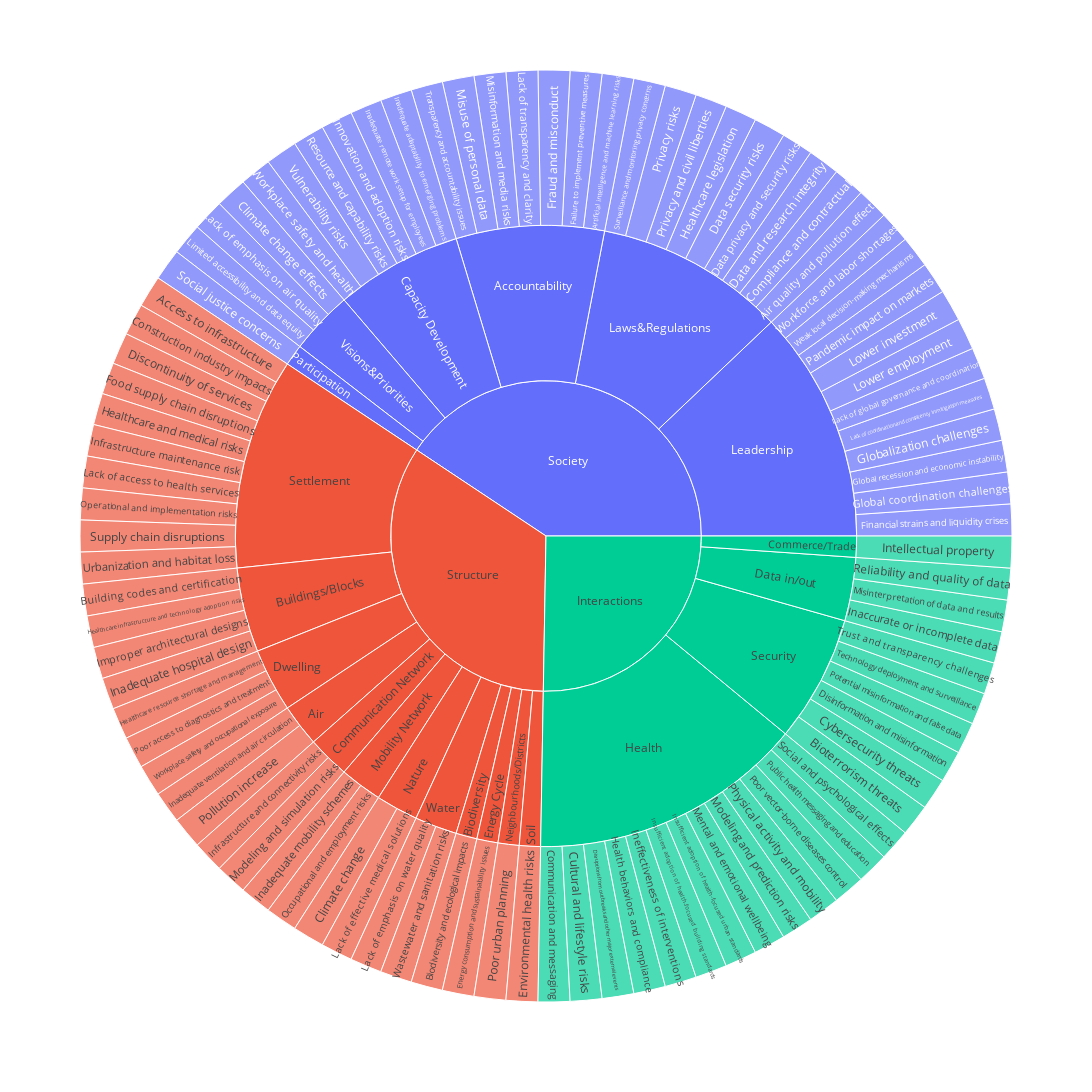

Notebook code cell kept with this figure:
### Code cell
fig = px.sunburst(df, path=['category', 'subcategory','name'], values='value',width=1200, height=1200)
fig.show()

### Figure 1 — Plotly figure (JSON) as saved in the notebook; plotly's stock layout.template omitted (floating-point values rounded to 4 significant figures)
{"data": [{"branchvalues": "total", "domain": {"x": [0, 1], "y": [0, 1]}, "hovertemplate": "labels=%{label}<br>value=%{value}<br>parent=%{parent}<br>id=%{id}<extra></extra>", "ids": ["Structure/Settlement/Access to infrastructure", "Society/Laws&Regulations/Air quality and pollution effects", "Society/Accountability/Artificial intelligence and machine learning risks", "Structure/Biodiversity/Biodiversity and ecological impacts", "Interactions/Security/Bioterrorism threats", "Structure/Buildings/Blocks/Building codes and certification", "Structure/Nature/Climate change", "Society/Visions&Priorities/Climate change effects", "Interactions/Health/Communication and messaging", "Society/Laws&Regulations/Compliance and contractual", "Structure/Settlement/Construction industry impacts", "Interactions/Health/Cultural and lifestyle risks", "Interactions/Security/Cybersecurity threats", "Society/Laws&Regulations/Data and research integrity", "Society/Laws&Regulations/Data privacy and security risks", "Society/Laws&Regulations/Data security risks", "Structure/Settlement/Discontinuity of services", "Interactions/Security/Disinformation and misinformation", "Interactions/Health/Disruptions from outbreaks and other major external events", "Structure/Energy Cycle/Energy consumption and sustainability issues", "Structure/Soil/Environmental health risks", "Society/Accountability/Failure to implement preventive measures", "Society/Leadership/Financial strains and liquidity crises", "Structure/Settlement/Food supply chain disruptions", "Society/Accountability/Fraud and misconduct", "Society/Leadership/Global coordination challenges", "Society/Leadership/Global recession and economic instability", "Society/Leadership/Globalization challenges", "Interactions/Health/Health behaviors and compliance", "Structure/Settlement/Healthcare and medical risks", "Structure/Buildings/Blocks/Healthcare infrastructure and technology adoption risks", "Society/Laws&Regulations/Healthcare legislation", "Structure/Dwelling/Healthcare resource shortage and management", "Structure/Buildings/Blocks/Improper architectural designs", "Interactions/Data in/out/Inaccurate or incomplete data", "Society/Capacity Development/Inadequate adaptability to emerging problems", "Structure/Buildings/Blocks/Inadequate hospital design", "Structure/Mobility Network/Inadequate mobility schemes", "Society/Capacity Development/Inadequate remote work setup for employees", "Structure/Air/Inadequate ventilation and air circulation", "Interactions/Health/Ineffectiveness of interventions", "Structure/Communication Network/Infrastructure and connectivity risks", "Structure/Settlement/Infrastructure maintenance risk", "Society/Capacity Development/Innovation and adoption risks", "Interactions/Health/Insufficient adoption of health-focused building standards", "Interactions/Health/Insufficient adoption of health-focused urban standards", "Interactions/Commerce/Trade/Intellectual property", "Structure/Settlement/Lack of access to health services", "Society/Leadership/Lack of coordination and consistency in mitigation measures", "Structure/Nature/Lack of effective medical solutions", "Society/Visions&Priorities/Lack of emphasis on air quality", "Structure/Water/Lack of emphasis on water quality", "Society/Leadership/Lack of global governance and coordination", "Society/Accountability/Lack of transparency and clarity", "Society/Visions&Priorities/Limited accessibility and data equity", "Society/Leadership/Lower employment", "Society/Leadership/Lower investment", "Interactions/Health/Mental and emotional wellbeing", "Society/Accountability/Misinformation and media risks", "Interactions/Data in/out/Misinterpretation of data and results", "Society/Accountability/Misuse of personal data", "Interactions/Health/Modeling and prediction risks", "Structure/Communication Network/Modeling and simulation risks", "Structure/Mobility Network/Occupational and employment risks", "Structure/Settlement/Operational and implementation risks", "Society/Leadership/Pandemic impact on markets", "Interactions/Health/Physical activity and mobility", "Structure/Air/Pollution increase", "Structure/Dwelling/Poor access to diagnostics and treatment", "Structure/Neighbourhoods/Districts/Poor urban planning", "Interactions/Health/Poor vector-borne diseases control", "Interactions/Security/Potential misinformation and false data", "Society/Laws&Regulations/Privacy and civil liberties", "Society/Laws&Regulations/Privacy risks", "Interactions/Health/Public health messaging and education", "Interactions/Data in/out/Reliability and quality of data", "Society/Capacity Development/Resource and capability risks", "Interactions/Health/Social and psychological effects", "Society/Participation/Social justice concerns", "Structure/Settlement/Supply chain disruptions", "Society/Laws&Regulations/Surveillance and monitoring privacy concerns", "Interactions/Security/Technology deployment and surveillance", "Society/Accountability/Transparency and accountability issues", "Interactions/Security/Trust and transparency challenges", "Structure/Settlement/Urbanization and habitat loss", "Society/Capacity Development/Vulnerability risks", "Structure/Water/Wastewater and sanitation risks", "Society/Leadership/Weak local decision-making mechanisms", "Society/Leadership/Workforce and labor shortages", "Society/Capacity Development/Workplace safety and health", "Structure/Dwelling/Workplace safety and occupational exposure", "Society/Accountability", "Structure/Air", "Structure/Biodiversity", "Structure/Buildings/Blocks", "Society/Capacity Development", "Interactions/Commerce/Trade", "Structure/Communication Network", "Interactions/Data in/out", "Structure/Dwelling", "Structure/Energy Cycle", "Interactions/Health", "Society/Laws&Regulations", "Society/Leadership", "Structure/Mobility Network", "Structure/Nature", "Structure/Neighbourhoods/Districts", "Society/Participation", "Interactions/Security", "Structure/Settlement", "Structure/Soil", "Society/Visions&Priorities", "Structure/Water", "Interactions", "Society", "Structure"], "labels": ["Access to infrastructure", "Air quality and pollution effects", "Artificial intelligence and machine learning risks", "Biodiversity and ecological impacts", "Bioterrorism threats", "Building codes and certification", "Climate change", "Climate change effects", "Communication and messaging", "Compliance and contractual", "Construction industry impacts", "Cultural and lifestyle risks", "Cybersecurity threats", "Data and research integrity", "Data privacy and security risks", "Data security risks", "Discontinuity of services", "Disinformation and misinformation", "Disruptions from outbreaks and other major external events", "Energy consumption and sustainability issues", "Environmental health risks", "Failure to implement preventive measures", "Financial strains and liquidity crises", "Food supply chain disruptions", "Fraud and misconduct", "Global coordination challenges", "Global recession and economic instability", "Globalization challenges", "Health behaviors and compliance", "Healthcare and medical risks", "Healthcare infrastructure and technology adoption risks", "Healthcare legislation", "Healthcare resource shortage and management", "Improper architectural designs", "Inaccurate or incomplete data", "Inadequate adaptability to emerging problems", "Inadequate hospital design", "Inadequate mobility schemes", "Inadequate remote work setup for employees", "Inadequate ventilation and air circulation", "Ineffectiveness of interventions", "Infrastructure and connectivity risks", "Infrastructure maintenance risk", "Innovation and adoption risks", "Insufficient adoption of health-focused building standards", "Insufficient adoption of health-focused urban standards", "Intellectual property", "Lack of access to health services", "Lack of coordination and consistency in mitigation measures", "Lack of effective medical solutions", "Lack of emphasis on air quality", "Lack of emphasis on water quality", "Lack of global governance and coordination", "Lack of transparency and clarity", "Limited accessibility and data equity", "Lower employment", "Lower investment", "Mental and emotional wellbeing", "Misinformation and media risks", "Misinterpretation of data and results", "Misuse of personal data", "Modeling and prediction risks", "Modeling and simulation risks", "Occupational and employment risks", "Operational and implementation risks", "Pandemic impact on markets", "Physical activity and mobility", "Pollution increase", "Poor access to diagnostics and treatment", "Poor urban planning", "Poor vector-borne diseases control", "Potential misinformation and false data", "Privacy and civil liberties", "Privacy risks", "Public health messaging and education", "Reliability and quality of data", "Resource and capability risks", "Social and psychological effects", "Social justice concerns", "Supply chain disruptions", "Surveillance and monitoring privacy concerns", "Technology deployment and surveillance", "Transparency and accountability issues", "Trust and transparency challenges", "Urbanization and habitat loss", "Vulnerability risks", "Wastewater and sanitation risks", "Weak local decision-making mechanisms", "Workforce and labor shortages", "Workplace safety and health", "Workplace safety and occupational exposure", "Accountability", "Air", "Biodiversity", "Buildings/Blocks", "Capacity Development", "Commerce/Trade", "Communication Network", "Data in/out", "Dwelling", "Energy Cycle", "Health", "Laws&Regulations", "Leadership", "Mobility Network", "Nature", "Neighbourhoods/Districts", "Participation", "Security", "Settlement", "Soil", "Visions&Priorities", "Water", "Interactions", "Society", "Structure"], "name": "", "parents": ["Structure/Settlement", "Society/Laws&Regulations", "Society/Accountability", "Structure/Biodiversity", "Interactions/Security", "Structure/Buildings/Blocks", "Structure/Nature", "Society/Visions&Priorities", "Interactions/Health", "Society/Laws&Regulations", "Structure/Settlement", "Interactions/Health", "Interactions/Security", "Society/Laws&Regulations", "Society/Laws&Regulations", "Society/Laws&Regulations", "Structure/Settlement", "Interactions/Security", "Interactions/Health", "Structure/Energy Cycle", "Structure/Soil", "Society/Accountability", "Society/Leadership", "Structure/Settlement", "Society/Accountability", "Society/Leadership", "Society/Leadership", "Society/Leadership", "Interactions/Health", "Structure/Settlement", "Structure/Buildings/Blocks", "Society/Laws&Regulations", "Structure/Dwelling", "Structure/Buildings/Blocks", "Interactions/Data in/out", "Society/Capacity Development", "Structure/Buildings/Blocks", "Structure/Mobility Network", "Society/Capacity Development", "Structure/Air", "Interactions/Health", "Structure/Communication Network", "Structure/Settlement", "Society/Capacity Development", "Interactions/Health", "Interactions/Health", "Interactions/Commerce/Trade", "Structure/Settlement", "Society/Leadership", "Structure/Nature", "Society/Visions&Priorities", "Structure/Water", "Society/Leadership", "Society/Accountability", "Society/Visions&Priorities", "Society/Leadership", "Society/Leadership", "Interactions/Health", "Society/Accountability", "Interactions/Data in/out", "Society/Accountability", "Interactions/Health", "Structure/Communication Network", "Structure/Mobility Network", "Structure/Settlement", "Society/Leadership", "Interactions/Health", "Structure/Air", "Structure/Dwelling", "Structure/Neighbourhoods/Districts", "Interactions/Health", "Interactions/Security", "Society/Laws&Regulations", "Society/Laws&Regulations", "Interactions/Health", "Interactions/Data in/out", "Society/Capacity Development", "Interactions/Health", "Society/Participation", "Structure/Settlement", "Society/Laws&Regulations", "Interactions/Security", "Society/Accountability", "Interactions/Security", "Structure/Settlement", "Society/Capacity Development", "Structure/Water", "Society/Leadership", "Society/Leadership", "Society/Capacity Development", "Structure/Dwelling", "Society", "Structure", "Structure", "Structure", "Society", "Interactions", "Structure", "Interactions", "Structure", "Structure", "Interactions", "Society", "Society", "Structure", "Structure", "Structure", "Society", "Interactions", "Structure", "Structure", "Society", "Structure", "", "", ""], "type": "sunburst", "values": [1, 1, 1, 1, 1, 1, 1, 1, 1, 1, 1, 1, 1, 1, 1, 1, 1, 1, 1, 1, 1, 1, 1, 1, 1, 1, 1, 1, 1, 1, 1, 1, 1, 1, 1, 1, 1, 1, 1, 1, 1, 1, 1, 1, 1, 1, 1, 1, 1, 1, 1, 1, 1, 1, 1, 1, 1, 1, 1, 1, 1, 1, 1, 1, 1, 1, 1, 1, 1, 1, 1, 1, 1, 1, 1, 1, 1, 1, 1, 1, 1, 1, 1, 1, 1, 1, 1, 1, 1, 1, 1, 7, 2, 1, 4, 6, 1, 2, 3, 3, 1, 13, 9, 11, 2, 2, 1, 1, 6, 10, 1, 3, 2, 23, 37, 31]}], "layout": {"height": 1200, "legend": {"tracegroupgap": 0}, "margin": {"t": 60}, "width": 1200}}
